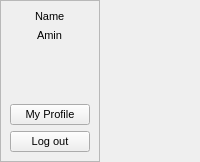
     <widget class="QCustomSlideMenu" name="profileCont" native="true">
      <property name="minimumSize">
       <size>
        <width>120</width>
        <height>0</height>
       </size>
      </property>
      <layout class="QVBoxLayout" name="verticalLayout_12">
       <property name="spacing">
        <number>0</number>
       </property>
       <property name="leftMargin">
        <number>0</number>
       </property>
       <property name="topMargin">
        <number>0</number>
       </property>
       <property name="rightMargin">
        <number>0</number>
       </property>
       <property name="bottomMargin">
        <number>0</number>
       </property>
       <item alignment="Qt::AlignTop">
        <widget class="QFrame" name="frame_12">
         <property name="minimumSize">
          <size>
           <width>100</width>
           <height>0</height>
          </size>
         </property>
         <property name="maximumSize">
          <size>
           <width>100</width>
           <height>16777215</height>
          </size>
         </property>
         <property name="frameShape">
          <enum>QFrame::StyledPanel</enum>
         </property>
         <property name="frameShadow">
          <enum>QFrame::Raised</enum>
         </property>
         <layout class="QVBoxLayout" name="verticalLayout_13">
          <item alignment="Qt::AlignHCenter">
           <widget class="QLabel" name="label_19">
            <property name="font">
             <font>
              <pointsize>8</pointsize>
             </font>
            </property>
            <property name="text">
             <string>Name</string>
            </property>
           </widget>
          </item>
          <item alignment="Qt::AlignHCenter">
           <widget class="QLabel" name="label_20">
            <property name="font">
             <font>
              <pointsize>8</pointsize>
             </font>
            </property>
            <property name="text">
             <string>Amin</string>
            </property>
           </widget>
          </item>
          <item alignment="Qt::AlignHCenter">
           <widget class="QLabel" name="label_18">
            <property name="minimumSize">
             <size>
              <width>50</width>
              <height>50</height>
             </size>
            </property>
            <property name="maximumSize">
             <size>
              <width>50</width>
              <height>50</height>
             </size>
            </property>
            <property name="text">
             <string/>
            </property>
            <property name="pixmap">
             <pixmap>../images/avatar.jpg</pixmap>
            </property>
            <property name="scaledContents">
             <bool>true</bool>
            </property>
            <property name="alignment">
             <set>Qt::AlignLeading|Qt::AlignLeft|Qt::AlignVCenter</set>
            </property>
           </widget>
          </item>
          <item>
           <widget class="QPushButton" name="pushButton_3">
            <property name="font">
             <font>
              <pointsize>8</pointsize>
             </font>
            </property>
            <property name="text">
             <string>My Profile</string>
            </property>
            <property name="icon">
             <iconset>
              <normaloff>../images/icons/RedIcons/user_ic.svg</normaloff>../images/icons/RedIcons/user_ic.svg</iconset>
            </property>
            <property name="iconSize">
             <size>
              <width>16</width>
              <height>16</height>
             </size>
            </property>
           </widget>
          </item>
          <item>
           <widget class="QPushButton" name="pushButton_4">
            <property name="font">
             <font>
              <pointsize>8</pointsize>
             </font>
            </property>
            <property name="text">
             <string>Log out</string>
            </property>
            <property name="icon">
             <iconset>
              <normaloff>../images/icons/RedIcons/log_out.svg</normaloff>../images/icons/RedIcons/log_out.svg</iconset>
            </property>
           </widget>
          </item>
         </layout>
        </widget>
       </item>
      </layout>
     </widget>
